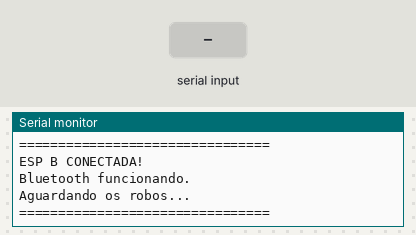
Recording of a sketch running on a simulated ESP32. On the bench: the last lines printed to the serial monitor. Inputs (shaded band) come from the test bench. Nothing arrives over Bluetooth unless stated.

Above: at 1.2 s.
1.3 s: "2\n" received over the second serial link
At 2.4 s:
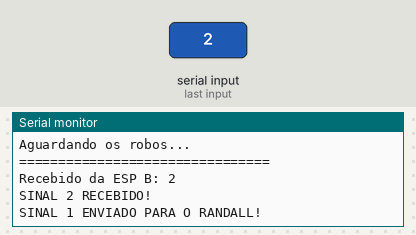
2.8 s: "1\n" received over the second serial link
At 3.5 s:
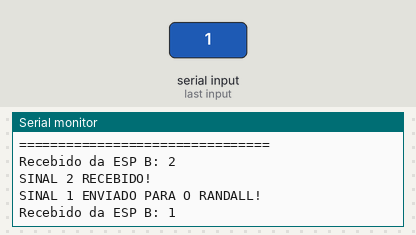
4.3 s: "0\n" received over the second serial link
At 4.7 s:
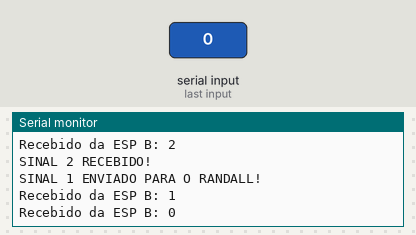

The sketch:

ESP_SLAVE2.ino
```cpp
#include "BluetoothSerial.h"

BluetoothSerial SerialBT;
HardwareSerial SerialMega(2);

// Comunicação com Randall
const int RX_MEGA = 19;
const int TX_MEGA = 18;

bool conectadoComB = false;
bool sinal2Recebido = false;
bool sinalFinalEnviado = false;

void setup() {

  Serial.begin(115200);

  // ESP C <-> Randall
  SerialMega.begin(115200, SERIAL_8N1, RX_MEGA, TX_MEGA);

  // ESP C = SLAVE
  SerialBT.begin("ESP_C");

  Serial.println("================================");
  Serial.println("ESP C INICIADA");
  Serial.println("ESP C = SLAVE");
  Serial.println("Nome Bluetooth: ESP_C");
  Serial.println("Aguardando ESP B...");
  Serial.println("================================");
}

void loop() {

  // ==========================================
  // VERIFICAR BLUETOOTH
  // ==========================================

  bool estadoAtual = SerialBT.connected();

  if (estadoAtual && !conectadoComB) {

    conectadoComB = true;

    Serial.println("================================");
    Serial.println("ESP B CONECTADA!");
    Serial.println("Bluetooth funcionando.");
    Serial.println("Aguardando os robos...");
    Serial.println("================================");
  }

  if (!estadoAtual && conectadoComB) {

    conectadoComB = false;

    Serial.println("ESP B DESCONECTADA!");
    Serial.println("Aguardando reconexao...");
  }

  // ==========================================
  // ESP B -> ESP C
  // ==========================================

  if (SerialBT.available()) {

    String mensagem = SerialBT.readStringUntil('\n');
    mensagem.trim();

    Serial.print("Recebido da ESP B: ");
    Serial.println(mensagem);

    if (mensagem == "2" && !sinal2Recebido) {

      sinal2Recebido = true;

      Serial.println("SINAL 2 RECEBIDO!");

      // ESP C -> Randall
      SerialMega.println("1");

      Serial.println("SINAL 1 ENVIADO PARA O RANDALL!");
    }
  }

  // ==========================================
  // RANDALL -> ESP C
  // ==========================================

  if (sinal2Recebido && SerialMega.available()) {

    String mensagem = SerialMega.readStringUntil('\n');
    mensagem.trim();

    Serial.print("Recebido do Randall: ");
    Serial.println(mensagem);
  }
}
```

Measured:
- after the input at 1.3 s, the serial monitor: prints a new line at once (image 1)
- after the input at 2.8 s, the serial monitor: prints a new line at once (image 2)
- after the input at 4.3 s, the serial monitor: prints a new line at once (image 3)
